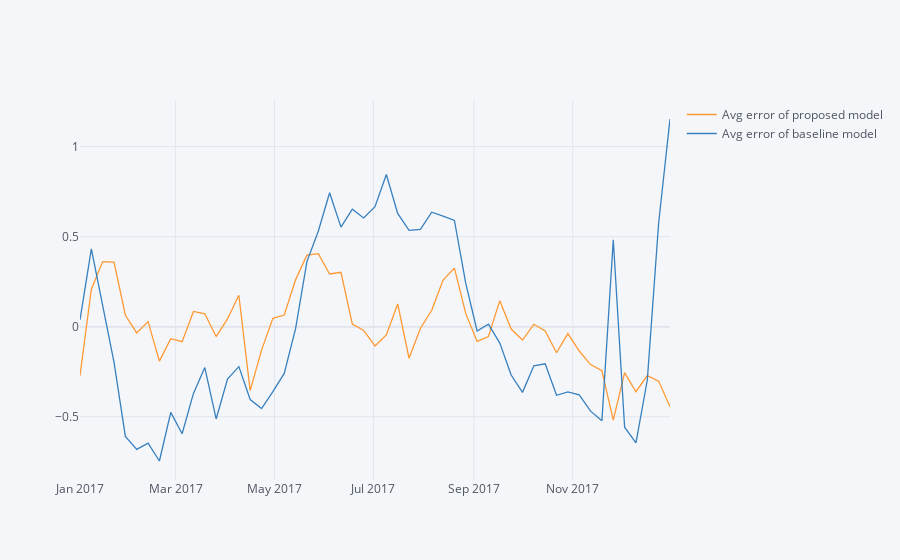
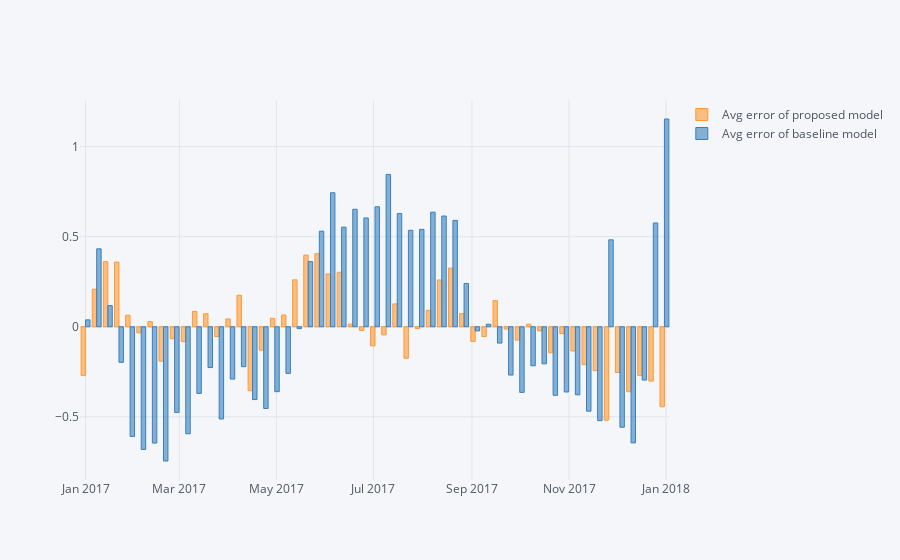

Here is the notebook cell these charts were saved with, in order:
### Code cell
country = 'US'
topic = 'Education'

df_plot = df_test[(df_test['country']==country)&(df_test['topic']==topic)&(df_test['corr']>0.8)].pivot_table(columns='merged_id',index='timestamp',values=['meter_reading_solution','meter_reading_baseline','meter_reading_googleTrend'])
df_plot = df_plot[df_plot>0]
df_plot = df_plot.resample('D').mean()
df_plot = (df_plot-df_plot.mean())/df_plot.std()
df_plot = df_plot[df_plot<3]
df_plot = df_plot[df_plot>-3]
df_plot = df_plot.reset_index().melt(id_vars='timestamp')
#df_plot['timestamp'] = df_plot['timestamp'].dt.week
df_plot = df_plot.rename(columns={None:'variable'})

df_plot = df_plot.pivot_table(columns='variable',index='timestamp')
df_plot.columns = df_plot.columns.get_level_values(1)

df_plot['Avg error of baseline model'] = (df_plot['meter_reading_baseline'] - df_plot['meter_reading_solution'])
df_plot['Avg error of proposed model'] = (df_plot['meter_reading_googleTrend'] - df_plot['meter_reading_solution'])
df_plot.resample('W').mean()[['Avg error of proposed model','Avg error of baseline model']].iplot()
df_plot.resample('W').mean()[['Avg error of proposed model','Avg error of baseline model']].iplot(kind='bar')

### Figure 1 — Plotly figure (JSON) as saved in the notebook; plotly's stock layout.template omitted (floating-point values rounded to 4 significant figures)
{"data": [{"line": {"color": "rgba(255, 153, 51, 1.0)", "dash": "solid", "shape": "linear", "width": 1.3}, "mode": "lines", "name": "Avg error of proposed model", "text": "", "type": "scatter", "x": ["2017-01-01", "2017-01-08", "2017-01-15", "2017-01-22", "2017-01-29", "2017-02-05", "2017-02-12", "2017-02-19", "2017-02-26", "2017-03-05", "2017-03-12", "2017-03-19", "2017-03-26", "2017-04-02", "2017-04-09", "2017-04-16", "2017-04-23", "2017-04-30", "2017-05-07", "2017-05-14", "2017-05-21", "2017-05-28", "2017-06-04", "2017-06-11", "2017-06-18", "2017-06-25", "2017-07-02", "2017-07-09", "2017-07-16", "2017-07-23", "2017-07-30", "2017-08-06", "2017-08-13", "2017-08-20", "2017-08-27", "2017-09-03", "2017-09-10", "2017-09-17", "2017-09-24", "2017-10-01", "2017-10-08", "2017-10-15", "2017-10-22", "2017-10-29", "2017-11-05", "2017-11-12", "2017-11-19", "2017-11-26", "2017-12-03", "2017-12-10", "2017-12-17", "2017-12-24", "2017-12-31"], "y": [-0.2717, 0.208, 0.3615, 0.3591, 0.06381, -0.03397, 0.02844, -0.191, -0.06651, -0.08266, 0.08469, 0.07202, -0.05465, 0.04325, 0.175, -0.355, -0.13, 0.04714, 0.06492, 0.2604, 0.3974, 0.4055, 0.2929, 0.3023, 0.0146, -0.0206, -0.1063, -0.04517, 0.1267, -0.175, -0.009925, 0.09123, 0.2596, 0.3256, 0.07261, -0.08154, -0.05441, 0.1448, -0.01284, -0.0741, 0.01368, -0.02326, -0.1444, -0.03793, -0.1346, -0.2102, -0.2443, -0.5186, -0.2544, -0.3608, -0.2711, -0.3019, -0.4441]}, {"line": {"color": "rgba(55, 128, 191, 1.0)", "dash": "solid", "shape": "linear", "width": 1.3}, "mode": "lines", "name": "Avg error of baseline model", "text": "", "type": "scatter", "x": ["2017-01-01", "2017-01-08", "2017-01-15", "2017-01-22", "2017-01-29", "2017-02-05", "2017-02-12", "2017-02-19", "2017-02-26", "2017-03-05", "2017-03-12", "2017-03-19", "2017-03-26", "2017-04-02", "2017-04-09", "2017-04-16", "2017-04-23", "2017-04-30", "2017-05-07", "2017-05-14", "2017-05-21", "2017-05-28", "2017-06-04", "2017-06-11", "2017-06-18", "2017-06-25", "2017-07-02", "2017-07-09", "2017-07-16", "2017-07-23", "2017-07-30", "2017-08-06", "2017-08-13", "2017-08-20", "2017-08-27", "2017-09-03", "2017-09-10", "2017-09-17", "2017-09-24", "2017-10-01", "2017-10-08", "2017-10-15", "2017-10-22", "2017-10-29", "2017-11-05", "2017-11-12", "2017-11-19", "2017-11-26", "2017-12-03", "2017-12-10", "2017-12-17", "2017-12-24", "2017-12-31"], "y": [0.03817, 0.4326, 0.1175, -0.1977, -0.6091, -0.6812, -0.6458, -0.7454, -0.4757, -0.5943, -0.3701, -0.2266, -0.5121, -0.2906, -0.2216, -0.4042, -0.454, -0.3605, -0.2592, -0.01058, 0.3617, 0.5306, 0.7439, 0.553, 0.6522, 0.6039, 0.6662, 0.8455, 0.629, 0.5354, 0.5404, 0.636, 0.6147, 0.5904, 0.2401, -0.02333, 0.01415, -0.09075, -0.2682, -0.3644, -0.2168, -0.206, -0.3807, -0.3623, -0.378, -0.4688, -0.5214, 0.4825, -0.5579, -0.6449, -0.2959, 0.576, 1.153]}], "layout": {"legend": {"bgcolor": "#F5F6F9", "font": {"color": "#4D5663"}}, "paper_bgcolor": "#F5F6F9", "plot_bgcolor": "#F5F6F9", "title": {"font": {"color": "#4D5663"}}, "xaxis": {"gridcolor": "#E1E5ED", "showgrid": true, "tickfont": {"color": "#4D5663"}, "title": {"font": {"color": "#4D5663"}, "text": ""}, "zerolinecolor": "#E1E5ED"}, "yaxis": {"gridcolor": "#E1E5ED", "showgrid": true, "tickfont": {"color": "#4D5663"}, "title": {"font": {"color": "#4D5663"}, "text": ""}, "zerolinecolor": "#E1E5ED"}}}

### Figure 2 — Plotly figure (JSON) as saved in the notebook; plotly's stock layout.template omitted (floating-point values rounded to 4 significant figures)
{"data": [{"marker": {"color": "rgba(255, 153, 51, 0.6)", "line": {"color": "rgba(255, 153, 51, 1.0)", "width": 1}}, "name": "Avg error of proposed model", "orientation": "v", "text": "", "type": "bar", "x": ["2017-01-01", "2017-01-08", "2017-01-15", "2017-01-22", "2017-01-29", "2017-02-05", "2017-02-12", "2017-02-19", "2017-02-26", "2017-03-05", "2017-03-12", "2017-03-19", "2017-03-26", "2017-04-02", "2017-04-09", "2017-04-16", "2017-04-23", "2017-04-30", "2017-05-07", "2017-05-14", "2017-05-21", "2017-05-28", "2017-06-04", "2017-06-11", "2017-06-18", "2017-06-25", "2017-07-02", "2017-07-09", "2017-07-16", "2017-07-23", "2017-07-30", "2017-08-06", "2017-08-13", "2017-08-20", "2017-08-27", "2017-09-03", "2017-09-10", "2017-09-17", "2017-09-24", "2017-10-01", "2017-10-08", "2017-10-15", "2017-10-22", "2017-10-29", "2017-11-05", "2017-11-12", "2017-11-19", "2017-11-26", "2017-12-03", "2017-12-10", "2017-12-17", "2017-12-24", "2017-12-31"], "y": [-0.2717, 0.208, 0.3615, 0.3591, 0.06381, -0.03397, 0.02844, -0.191, -0.06651, -0.08266, 0.08469, 0.07202, -0.05465, 0.04325, 0.175, -0.355, -0.13, 0.04714, 0.06492, 0.2604, 0.3974, 0.4055, 0.2929, 0.3023, 0.0146, -0.0206, -0.1063, -0.04517, 0.1267, -0.175, -0.009925, 0.09123, 0.2596, 0.3256, 0.07261, -0.08154, -0.05441, 0.1448, -0.01284, -0.0741, 0.01368, -0.02326, -0.1444, -0.03793, -0.1346, -0.2102, -0.2443, -0.5186, -0.2544, -0.3608, -0.2711, -0.3019, -0.4441]}, {"marker": {"color": "rgba(55, 128, 191, 0.6)", "line": {"color": "rgba(55, 128, 191, 1.0)", "width": 1}}, "name": "Avg error of baseline model", "orientation": "v", "text": "", "type": "bar", "x": ["2017-01-01", "2017-01-08", "2017-01-15", "2017-01-22", "2017-01-29", "2017-02-05", "2017-02-12", "2017-02-19", "2017-02-26", "2017-03-05", "2017-03-12", "2017-03-19", "2017-03-26", "2017-04-02", "2017-04-09", "2017-04-16", "2017-04-23", "2017-04-30", "2017-05-07", "2017-05-14", "2017-05-21", "2017-05-28", "2017-06-04", "2017-06-11", "2017-06-18", "2017-06-25", "2017-07-02", "2017-07-09", "2017-07-16", "2017-07-23", "2017-07-30", "2017-08-06", "2017-08-13", "2017-08-20", "2017-08-27", "2017-09-03", "2017-09-10", "2017-09-17", "2017-09-24", "2017-10-01", "2017-10-08", "2017-10-15", "2017-10-22", "2017-10-29", "2017-11-05", "2017-11-12", "2017-11-19", "2017-11-26", "2017-12-03", "2017-12-10", "2017-12-17", "2017-12-24", "2017-12-31"], "y": [0.03817, 0.4326, 0.1175, -0.1977, -0.6091, -0.6812, -0.6458, -0.7454, -0.4757, -0.5943, -0.3701, -0.2266, -0.5121, -0.2906, -0.2216, -0.4042, -0.454, -0.3605, -0.2592, -0.01058, 0.3617, 0.5306, 0.7439, 0.553, 0.6522, 0.6039, 0.6662, 0.8455, 0.629, 0.5354, 0.5404, 0.636, 0.6147, 0.5904, 0.2401, -0.02333, 0.01415, -0.09075, -0.2682, -0.3644, -0.2168, -0.206, -0.3807, -0.3623, -0.378, -0.4688, -0.5214, 0.4825, -0.5579, -0.6449, -0.2959, 0.576, 1.153]}], "layout": {"legend": {"bgcolor": "#F5F6F9", "font": {"color": "#4D5663"}}, "paper_bgcolor": "#F5F6F9", "plot_bgcolor": "#F5F6F9", "title": {"font": {"color": "#4D5663"}}, "xaxis": {"gridcolor": "#E1E5ED", "showgrid": true, "tickfont": {"color": "#4D5663"}, "title": {"font": {"color": "#4D5663"}, "text": ""}, "zerolinecolor": "#E1E5ED"}, "yaxis": {"gridcolor": "#E1E5ED", "showgrid": true, "tickfont": {"color": "#4D5663"}, "title": {"font": {"color": "#4D5663"}, "text": ""}, "zerolinecolor": "#E1E5ED"}}}
